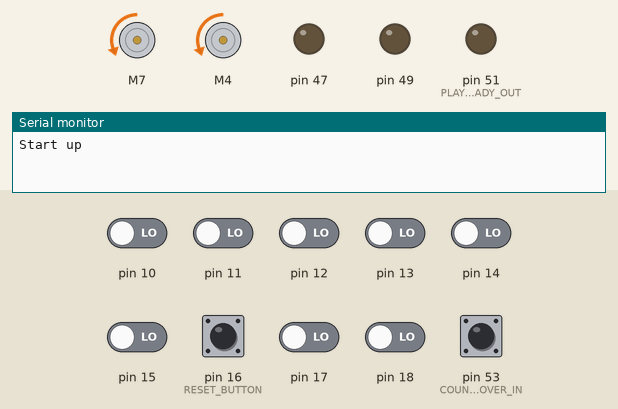
Bench run of a sketch on a simulated Arduino Mega 2560, built with avr-gcc and run on an emulated ATmega2560. Parts: 2 × DC motor (green arrow = forward, orange = backward, longer = faster), output pins drawn as LEDs (lit = HIGH), the last lines printed to the serial monitor. Inputs (shaded band) come from the test bench; at power-on: pin 10–15, pin 16 (RESET_BUTTON), pin 17, pin 18, pin 53 (COUNTDOWNOVER_IN) LOW.

Above: at 4.4 s.
4.5 s: pin 16 (RESET_BUTTON) pulled HIGH for 0.15 s
At 5.1 s:
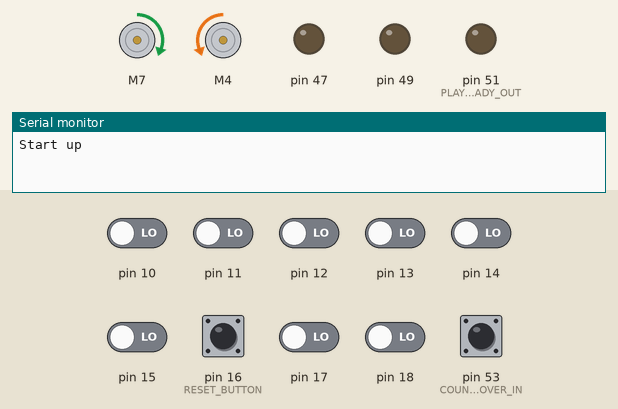
6.7 s: pin 15 driven HIGH
At 7.3 s:
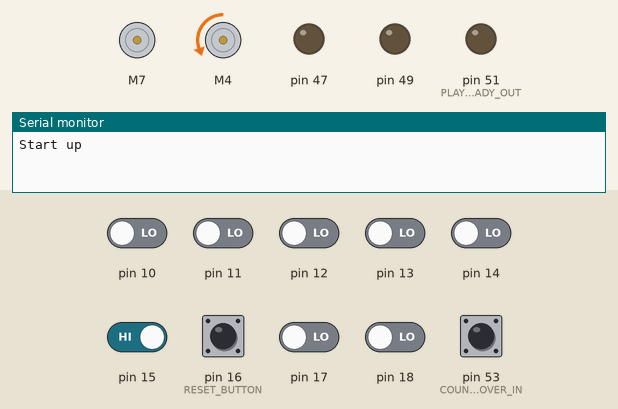
8.2 s: pin 18 driven HIGH
At 8.5 s:
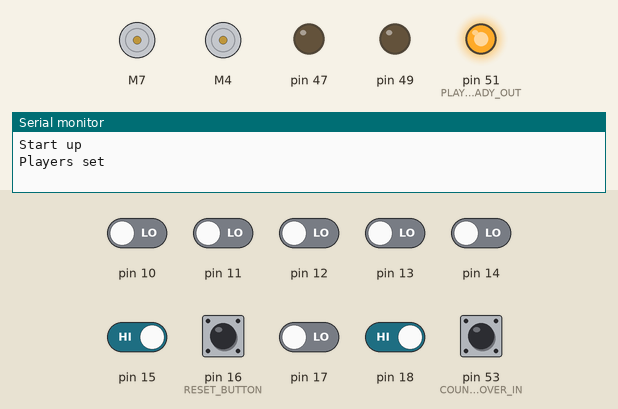
9.7 s: pin 53 (COUNTDOWNOVER_IN) pulled HIGH for 0.15 s
At 10.8 s:
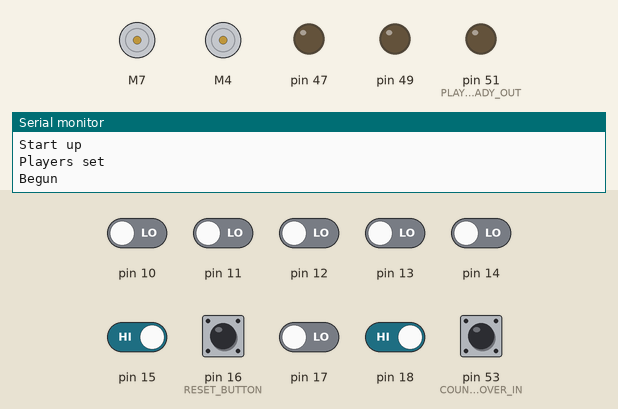
11.3 s: pin 16 (RESET_BUTTON) pulled HIGH for 1 s
At 11.9 s:
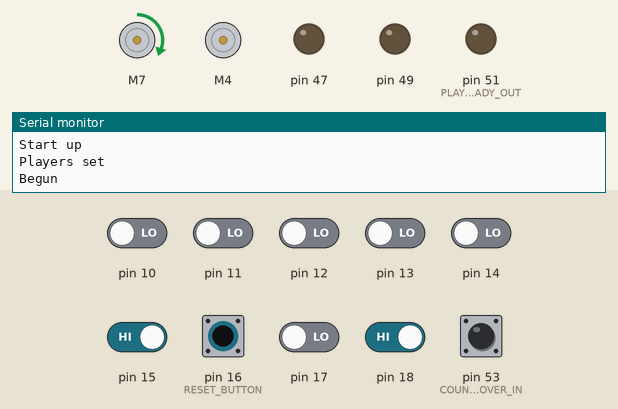
14.3 s: pin 15 driven LOW
At 15.5 s:
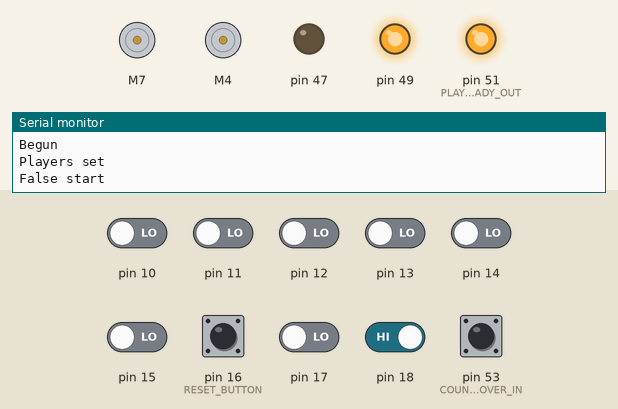
Timing chart, 0 to 20.3 s (numbered marks = the images above; inputs shaded):
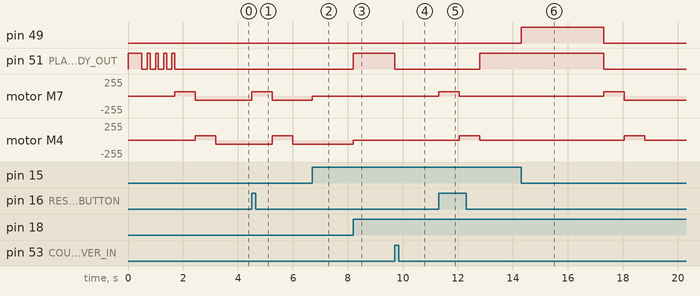

Measured:
- after the input at 4.5 s, motor M7: backward 63/255 → forward 63/255 at once, → backward 63/255 0.75 s later; motor M4: backward 63/255 → forward 63/255 after 0.75 s, → backward 63/255 0.75 s later
- after the input at 6.7 s, motor M7: backward 63/255 → stopped at once
- after the input at 8.2 s, pin 51 (PLAYERSREADY_OUT): LOW → HIGH at once; motor M4: backward 63/255 → stopped at once
- after the input at 9.7 s, pin 51 (PLAYERSREADY_OUT): HIGH → LOW at once
- after the input at 11.3 s, pin 51 (PLAYERSREADY_OUT): LOW → HIGH after 1.5 s; motor M7: stopped → forward 63/255 at once, → stopped 0.75 s later; motor M4: stopped → forward 63/255 after 0.75 s, → stopped 0.75 s later
- after the input at 14.3 s, pin 49: LOW → HIGH at once, → LOW 3.0 s later; pin 51 (PLAYERSREADY_OUT): HIGH → LOW after 3.0 s; motor M7: stopped → forward 63/255 after 3.0 s, → backward 63/255 0.75 s later; motor M4: stopped → forward 63/255 after 3.8 s, → stopped 0.75 s later

The sketch:

ropeBotDue.ino
```cpp
//  RopeBot Due
//
//  Code for Arduino Due running game controllers for Ocean State Maker Mill Ropebot race.
//
//  The Due controls:
//  * A starter button,
//  * Two up down controllers for players,
//  * Two motors through Sparkfun HBridge breakout board for the bots
//  * Communicates with Raspberry Pi which manages the race and displays results.

#include "pins.h"
#include "player.h"
#include <SparkFun_TB6612.h>

const int playerCount = 2;
Player* players[playerCount];

Motor motor0 = Motor( AIN1, AIN2, PWMA, 1, STBY );
Motor motor1 = Motor( BIN1, BIN2, PWMB, 1, STBY );

enum RaceState {
	initiating,
	playersReady,
	falseStart,
	begun,
	complete
} raceState, lastRaceState;

long startTime;

void setup() {
	players[0] = new Player(PLAYER_0_TOP, PLAYER_0_BOTTOM, PLAYER_0_OUT, PLAYER_0_UP, PLAYER_0_DOWN, &motor0 );
	players[1] = new Player(PLAYER_1_TOP, PLAYER_1_BOTTOM, PLAYER_1_OUT, PLAYER_1_UP, PLAYER_1_DOWN, &motor1 );

	players[0]->ID = "Zero";
	players[1]->ID = "One";

	pinMode( RESET_BUTTON, INPUT );
	pinMode( PLAYERSREADY_OUT, OUTPUT );
	pinMode( COUNTDOWNOVER_IN, INPUT );

	startTime = millis();

    digitalWrite( PLAYERSREADY_OUT, HIGH );
	delay(500);
	for(int i = 0; i < 4; i++) {
		digitalWrite( PLAYERSREADY_OUT, LOW );
		delay(200);
		digitalWrite( PLAYERSREADY_OUT, HIGH );
		delay(100);
	}

	resetRace();

	Serial.begin(9600);
	Serial.println("Start up");
}

void loop() {
	if( digitalRead( RESET_BUTTON ) == HIGH ) {
		resetRace();
	}

	//Update player state
	for( int i = 0; i < playerCount; i++) {
		players[i]->update();
	}

	updateRace();

	debug();
}

void resetRace() {
	//RESET RACE
	digitalWrite( PLAYERSREADY_OUT, LOW);
	raceState = initiating;

	//RESET PLAYERS
	for( int i = 0; i < playerCount; i++) {
		players[i]->reset();
	}
}

void setControls(bool enabled) {
	for( int i = 0; i < playerCount; i++) {
		players[i]->setControls(enabled);
	}
}

void updateRace() {
	bool allplayersReady;
	int finishedCount;

	switch( raceState ) {
		case initiating:
			allplayersReady = true;
			for( int i = 0; i < playerCount; i++) {
				if( players[i]->isOnMark() == false ) {
					allplayersReady = false;
					break;
				}
			}
			if( allplayersReady ) {
				raceState = playersReady;
				digitalWrite( PLAYERSREADY_OUT, HIGH );
				setControls( true );
			}
			break;
		case playersReady:
			//Enable motors
			if( digitalRead( COUNTDOWNOVER_IN ) == HIGH ) {
				raceState = begun;
				digitalWrite( PLAYERSREADY_OUT, LOW );
			} else {
				for( int i = 0; i < playerCount; i++) {
					if( players[i]->isOnMark() == false ) {
						raceState = falseStart;
						players[i]->setOut(HIGH);
						break;
					}
				}
			}
			break;
		case falseStart:
			for( int i = 0; i < playerCount; i++) {
				 players[i]->setControls(false);
				 players[i]->stopMotors();
			}
			delay(3000);
			resetRace();
			break;
		case begun:
			finishedCount = 0;
			for( int i = 0; i < playerCount; i++) {
				if( players[i]->isFinished() ) {
					players[i]->setOut(HIGH);
					finishedCount += 1;
				}
			}
			if( finishedCount == playerCount ) {
				raceState = complete;
			}
			break;
		case complete:
			//Disable motors
			delay(5000);
			resetRace();
			break;
	}
}

void debug() {
	if( lastRaceState != raceState ) {
		switch( raceState ) {
			case initiating:
				Serial.println("Initiating");
				break;
			case playersReady:
				Serial.println("Players set");
				break;
			case falseStart:
				Serial.println("False start");
				break;
			case begun:
				Serial.println("Begun");
				break;
			case complete:
				Serial.println("Complete");
				break;
		}
	}
	lastRaceState = raceState;
}
```

player.cpp
```cpp
#include "player.h"
#include "Arduino.h"

#define DEFAULT_SPEED 255

Player::Player() {
	//Set pins variables
	topStopPin = -1;
	bottomStopPin = -1;
	outPin = -1;
	upButtonPin = -1;
	downButtonPin = -1;

	initialize(false);
}

Player::Player(int top, int bottom, int out, int up, int down, Motor* theMotor ) {
	//Set pins variables
	topStopPin = top;
	bottomStopPin = bottom;
	outPin = out;
	upButtonPin = up;
	downButtonPin = down;

	motor = theMotor;

	initialize();
}

void Player::update() {
	up.update();
	down.update();

	if( controlsEnabled ) {

		if( up.rose() ) {
			upHits++;
		}
		if( down.rose() ) {
			downHits++;
		}

		//Update the speed with the current number of hits
		if( millis() - hitTimer.start > hitTimer.duration ) {
			currentSpeed = (currentSpeed * FRICTION) / 100;
			currentSpeed += upHits * ACCELERATION_FACTOR;
			currentSpeed -= downHits * ACCELERATION_FACTOR;

			if( currentSpeed > 255 ) {
				currentSpeed = 255;
			}
			if( currentSpeed < -255 ) {
				currentSpeed = -255;
			}

			upHits = 0;
			downHits = 0;
			hitTimer.start = millis();
		}
	}

    move();

	switch( state ) {
		case offmark:
			//Turn off motors
			if( digitalRead(bottomStopPin) == HIGH ) {
				state = onmark;
			}
			break;
		case onmark:
			if( digitalRead(bottomStopPin) == LOW ) {
				state = started;
			}
			break;
		case started:
			//Turn on motors
			if( digitalRead(bottomStopPin) == HIGH ) {
				state = onmark;
			} else if( digitalRead(topStopPin) == HIGH ) {
				state = halfway;
			}
			break;
		case halfway:
			if( digitalRead(bottomStopPin) == HIGH ) {
				state = finished;
			}
			break;
		case finished:
			//Turn off motors
			break;
	}

	if( state != previousState ) {
//		Serial.println(getState());
		previousState = state;
	}
}

const char* Player::getState() {
	return stateNames[state];
}

bool Player::isOnMark() {
	return state == onmark;
}

bool Player::isFinished() {
	return state == finished;
}

void Player::setOut(bool value) {
	digitalWrite(outPin, value);
}

void Player::setControls(bool enabled) {
	controlsEnabled = enabled;
}

void Player::stopMotors() {
	motor->brake();
}

void Player::reset() {
	setControls(false);
	setOut(false);
	state = offmark;

	if( digitalRead(topStopPin) == LOW ) {
		motor->drive( DEFAULT_SPEED / 4, 750 );
	}
	move(-DEFAULT_SPEED / 4);
}

// PRIVATE FUNCTIONS

void Player::initialize(bool pinsSet) {
	//ID
	ID = "";

	//Pins
	if( pinsSet ) {
		pinMode( topStopPin, INPUT);
		pinMode( bottomStopPin, INPUT);
		pinMode( outPin, OUTPUT);
		pinMode( upButtonPin, INPUT );
		pinMode( downButtonPin, INPUT );
	}

	//Debounce objects for player controllers
	up = Bounce();
	up.attach(upButtonPin);
	up.interval(DEBOUNCE_TIME);

	down = Bounce();
	down.attach(downButtonPin);
	down.interval(DEBOUNCE_TIME);

	//Motor
	currentSpeed = 0;
	controlsEnabled = false;
	upHits = 0;
	downHits = 0;
	hitTimer.start = millis();
	hitTimer.duration = HIT_RESET_TIME;

	//State
	state = offmark;
	previousState = finished;
}

void Player::move(int newSpeed) {
	currentSpeed = newSpeed;
	move();
}

void Player::move() {
	if( digitalRead(topStopPin) == HIGH && currentSpeed > 0 ) {
		motor->brake();
		currentSpeed = 0;
	} else if( digitalRead(bottomStopPin) == HIGH && currentSpeed < 0) {
		motor->brake();
		currentSpeed = 0;
	} else if( currentSpeed != 0 ) {
		motor->drive(currentSpeed);
	} else {
		motor->brake();
	}
}
```

player.h
```cpp
#ifndef PLAYER_H
#define PLAYER_H

#include <SparkFun_TB6612.h>
#include <Bounce2.h>

const int DEBOUNCE_TIME = 25;
const int HIT_RESET_TIME = 1000;
const int ACCELERATION_FACTOR = 10;
const int FRICTION = 70;

class Player {
	public:
		enum PlayerState {
			offmark,
			onmark,
			started,
			halfway,
			finished
		};

		const char* stateNames[5] = {"offmark","onmark","started","halfway","finished"};

		Player();
		Player(int top, int bottom, int out, int up, int down, Motor* motor);

		void update();

		const char* getState();
		bool isOnMark();
		bool isFinished();
		void setOut(bool value);
		void setControls(bool enabled);
		void stopMotors();
		void reset();
		void upPressed();
		void downPressed();

		String ID;

	private:
		//Pins
		int topStopPin;
		int bottomStopPin;
		int outPin;
		int upButtonPin;
		int downButtonPin;

		//Motor and controls
		Motor* motor;
		int currentSpeed;
		bool controlsEnabled;
		int upHits;
		int downHits;
		Bounce up;
		Bounce down;

		struct Timer {
			unsigned long start;
			unsigned long duration;
		} hitTimer;

		//State
		PlayerState state, previousState;

		void initialize(bool pinsSet = true);
		void move(int newSpeed);
		void move();
};

#endif
```

pins.h
```cpp
#ifndef PINS_H
#define PINS_H

//LEDS
const int INDICATOR_LED = 2;

//Race end stops
const int PLAYER_0_TOP = 14;
const int PLAYER_0_BOTTOM = 15;
const int PLAYER_1_TOP = 17;
const int PLAYER_1_BOTTOM = 18;

//Start button
const int RESET_BUTTON = 16;

//Player buttons
const int PLAYER_0_UP = 10;
const int PLAYER_0_DOWN = 11;
const int PLAYER_1_UP = 12;
const int PLAYER_1_DOWN = 13;

//Motor driver pins
const int PWMA = 8;
const int AIN1 = 7;
const int AIN2 = 6;
const int STBY = 5;
const int BIN1 = 4;
const int BIN2 = 3;
const int PWMB = 2;

//Raspberry Pi pins
const int COUNTDOWNOVER_IN = 53;
const int PLAYERSREADY_OUT = 51;
const int PLAYER_0_OUT = 49;
const int PLAYER_1_OUT = 47;

#endif
```
